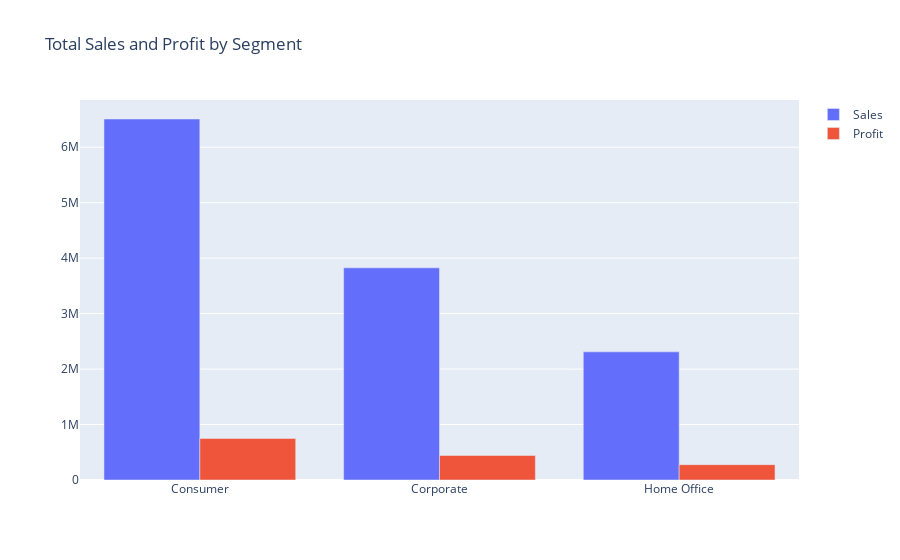

Here is the notebook cell this chart was saved with:
### Code cell
# A plot of total sales and profit by segment as grouped bar chart on a single plot
fig7 = go.Figure(data=[
    go.Bar(name='Sales', x=segment_summary['Segment'], y=segment_summary['Sales']),
    go.Bar(name='Profit', x=segment_summary['Segment'], y=segment_summary['Profit'])
])

# Change the bar mode
fig7.update_layout(barmode='group')
fig7.update_layout(title_text='Total Sales and Profit by Segment')
fig7.show()

### Figure 1 — Plotly figure (JSON) as saved in the notebook; plotly's stock layout.template omitted (floating-point values rounded to 4 significant figures)
{"data": [{"name": "Sales", "type": "bar", "x": ["Consumer", "Corporate", "Home Office"], "y": [6508141, 3824808, 2309956]}, {"name": "Profit", "type": "bar", "x": ["Consumer", "Corporate", "Home Office"], "y": [749200.0, 441200.0, 277000.0]}], "layout": {"barmode": "group", "title": {"text": "Total Sales and Profit by Segment"}}}
